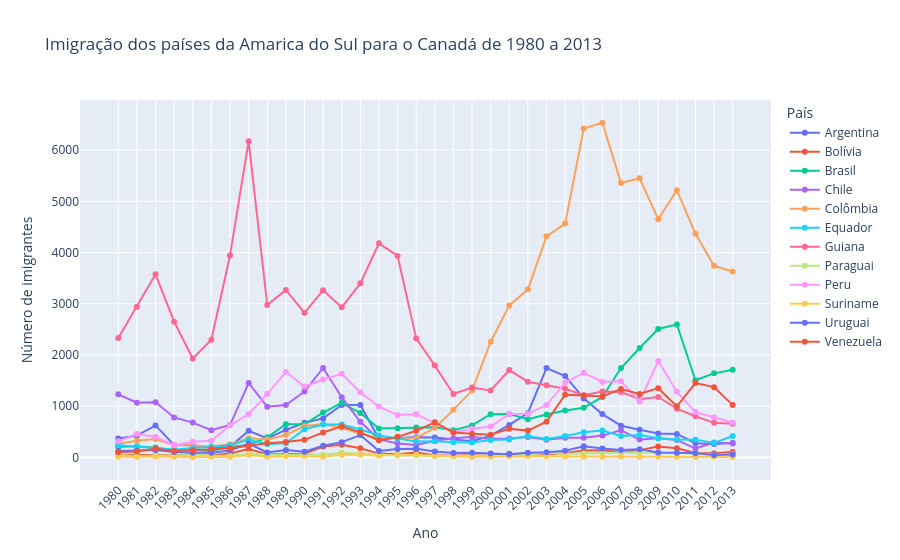

The code cell stored with this chart in its notebook:
### Code cell
fig = px.line(amaerica_sul_final, x=amaerica_sul_final.index, y=amaerica_sul_final.columns, color='País',
              title='Imigração dos países da Amarica do Sul para o Canadá de 1980 a 2013', markers=True )

fig.update_layout(
    xaxis={'tickangle':-45},
    xaxis_title='Ano',
    yaxis_title='Número de imigrantes'
)

fig.show()

### Figure 1 — Plotly figure (JSON) as saved in the notebook; plotly's stock layout.template omitted (floating-point values rounded to 4 significant figures)
{"data": [{"hovertemplate": "País=Argentina<br>index=%{x}<br>value=%{y}<extra></extra>", "legendgroup": "Argentina", "line": {"color": "#636efa", "dash": "solid"}, "marker": {"symbol": "circle"}, "mode": "lines+markers", "name": "Argentina", "orientation": "v", "showlegend": true, "type": "scatter", "x": ["1980", "1981", "1982", "1983", "1984", "1985", "1986", "1987", "1988", "1989", "1990", "1991", "1992", "1993", "1994", "1995", "1996", "1997", "1998", "1999", "2000", "2001", "2002", "2003", "2004", "2005", "2006", "2007", "2008", "2009", "2010", "2011", "2012", "2013"], "xaxis": "x", "y": [368, 426, 626, 241, 237, 196, 213, 519, 374, 538, 678, 763, 1023, 1022, 366, 380, 396, 391, 349, 318, 427, 635, 865, 1745, 1591, 1153, 847, 620, 540, 467, 459, 278, 263, 282], "yaxis": "y"}, {"hovertemplate": "País=Bolívia<br>index=%{x}<br>value=%{y}<extra></extra>", "legendgroup": "Bolívia", "line": {"color": "#EF553B", "dash": "solid"}, "marker": {"symbol": "circle"}, "mode": "lines+markers", "name": "Bolívia", "orientation": "v", "showlegend": true, "type": "scatter", "x": ["1980", "1981", "1982", "1983", "1984", "1985", "1986", "1987", "1988", "1989", "1990", "1991", "1992", "1993", "1994", "1995", "1996", "1997", "1998", "1999", "2000", "2001", "2002", "2003", "2004", "2005", "2006", "2007", "2008", "2009", "2010", "2011", "2012", "2013"], "xaxis": "x", "y": [44, 52, 42, 49, 38, 44, 79, 165, 63, 68, 71, 214, 247, 180, 75, 61, 96, 43, 33, 42, 33, 72, 57, 59, 85, 134, 139, 107, 143, 214, 180, 86, 83, 107], "yaxis": "y"}, {"hovertemplate": "País=Brasil<br>index=%{x}<br>value=%{y}<extra></extra>", "legendgroup": "Brasil", "line": {"color": "#00cc96", "dash": "solid"}, "marker": {"symbol": "circle"}, "mode": "lines+markers", "name": "Brasil", "orientation": "v", "showlegend": true, "type": "scatter", "x": ["1980", "1981", "1982", "1983", "1984", "1985", "1986", "1987", "1988", "1989", "1990", "1991", "1992", "1993", "1994", "1995", "1996", "1997", "1998", "1999", "2000", "2001", "2002", "2003", "2004", "2005", "2006", "2007", "2008", "2009", "2010", "2011", "2012", "2013"], "xaxis": "x", "y": [211, 220, 192, 139, 145, 130, 205, 244, 394, 650, 650, 877, 1066, 866, 566, 572, 586, 591, 531, 626, 845, 847, 745, 839, 917, 969, 1181, 1746, 2138, 2509, 2598, 1508, 1642, 1714], "yaxis": "y"}, {"hovertemplate": "País=Chile<br>index=%{x}<br>value=%{y}<extra></extra>", "legendgroup": "Chile", "line": {"color": "#ab63fa", "dash": "solid"}, "marker": {"symbol": "circle"}, "mode": "lines+markers", "name": "Chile", "orientation": "v", "showlegend": true, "type": "scatter", "x": ["1980", "1981", "1982", "1983", "1984", "1985", "1986", "1987", "1988", "1989", "1990", "1991", "1992", "1993", "1994", "1995", "1996", "1997", "1998", "1999", "2000", "2001", "2002", "2003", "2004", "2005", "2006", "2007", "2008", "2009", "2010", "2011", "2012", "2013"], "xaxis": "x", "y": [1233, 1069, 1078, 781, 681, 533, 633, 1454, 990, 1023, 1286, 1749, 1175, 697, 352, 273, 244, 325, 376, 397, 366, 369, 401, 347, 383, 384, 427, 530, 350, 375, 340, 174, 291, 273], "yaxis": "y"}, {"hovertemplate": "País=Colômbia<br>index=%{x}<br>value=%{y}<extra></extra>", "legendgroup": "Colômbia", "line": {"color": "#FFA15A", "dash": "solid"}, "marker": {"symbol": "circle"}, "mode": "lines+markers", "name": "Colômbia", "orientation": "v", "showlegend": true, "type": "scatter", "x": ["1980", "1981", "1982", "1983", "1984", "1985", "1986", "1987", "1988", "1989", "1990", "1991", "1992", "1993", "1994", "1995", "1996", "1997", "1998", "1999", "2000", "2001", "2002", "2003", "2004", "2005", "2006", "2007", "2008", "2009", "2010", "2011", "2012", "2013"], "xaxis": "x", "y": [266, 326, 360, 244, 235, 214, 257, 376, 352, 439, 614, 652, 582, 464, 375, 371, 381, 578, 929, 1306, 2259, 2965, 3283, 4318, 4566, 6424, 6535, 5357, 5452, 4652, 5218, 4366, 3741, 3631], "yaxis": "y"}, {"hovertemplate": "País=Equador<br>index=%{x}<br>value=%{y}<extra></extra>", "legendgroup": "Equador", "line": {"color": "#19d3f3", "dash": "solid"}, "marker": {"symbol": "circle"}, "mode": "lines+markers", "name": "Equador", "orientation": "v", "showlegend": true, "type": "scatter", "x": ["1980", "1981", "1982", "1983", "1984", "1985", "1986", "1987", "1988", "1989", "1990", "1991", "1992", "1993", "1994", "1995", "1996", "1997", "1998", "1999", "2000", "2001", "2002", "2003", "2004", "2005", "2006", "2007", "2008", "2009", "2010", "2011", "2012", "2013"], "xaxis": "x", "y": [238, 207, 184, 155, 179, 208, 240, 344, 265, 278, 552, 643, 644, 547, 431, 368, 310, 317, 295, 291, 342, 353, 418, 361, 417, 491, 525, 419, 437, 373, 353, 348, 282, 418], "yaxis": "y"}, {"hovertemplate": "País=Guiana<br>index=%{x}<br>value=%{y}<extra></extra>", "legendgroup": "Guiana", "line": {"color": "#FF6692", "dash": "solid"}, "marker": {"symbol": "circle"}, "mode": "lines+markers", "name": "Guiana", "orientation": "v", "showlegend": true, "type": "scatter", "x": ["1980", "1981", "1982", "1983", "1984", "1985", "1986", "1987", "1988", "1989", "1990", "1991", "1992", "1993", "1994", "1995", "1996", "1997", "1998", "1999", "2000", "2001", "2002", "2003", "2004", "2005", "2006", "2007", "2008", "2009", "2010", "2011", "2012", "2013"], "xaxis": "x", "y": [2334, 2943, 3575, 2650, 1932, 2299, 3942, 6174, 2977, 3270, 2824, 3266, 2932, 3399, 4181, 3935, 2324, 1795, 1238, 1366, 1308, 1707, 1479, 1410, 1341, 1215, 1286, 1277, 1137, 1180, 953, 804, 676, 656], "yaxis": "y"}, {"hovertemplate": "País=Paraguai<br>index=%{x}<br>value=%{y}<extra></extra>", "legendgroup": "Paraguai", "line": {"color": "#B6E880", "dash": "solid"}, "marker": {"symbol": "circle"}, "mode": "lines+markers", "name": "Paraguai", "orientation": "v", "showlegend": true, "type": "scatter", "x": ["1980", "1981", "1982", "1983", "1984", "1985", "1986", "1987", "1988", "1989", "1990", "1991", "1992", "1993", "1994", "1995", "1996", "1997", "1998", "1999", "2000", "2001", "2002", "2003", "2004", "2005", "2006", "2007", "2008", "2009", "2010", "2011", "2012", "2013"], "xaxis": "x", "y": [45, 26, 32, 40, 48, 36, 34, 72, 53, 48, 56, 51, 94, 75, 46, 39, 38, 30, 25, 34, 29, 34, 60, 88, 74, 75, 88, 98, 95, 88, 89, 83, 55, 66], "yaxis": "y"}, {"hovertemplate": "País=Peru<br>index=%{x}<br>value=%{y}<extra></extra>", "legendgroup": "Peru", "line": {"color": "#FF97FF", "dash": "solid"}, "marker": {"symbol": "circle"}, "mode": "lines+markers", "name": "Peru", "orientation": "v", "showlegend": true, "type": "scatter", "x": ["1980", "1981", "1982", "1983", "1984", "1985", "1986", "1987", "1988", "1989", "1990", "1991", "1992", "1993", "1994", "1995", "1996", "1997", "1998", "1999", "2000", "2001", "2002", "2003", "2004", "2005", "2006", "2007", "2008", "2009", "2010", "2011", "2012", "2013"], "xaxis": "x", "y": [317, 456, 401, 241, 306, 328, 628, 843, 1237, 1667, 1384, 1522, 1632, 1274, 993, 827, 845, 676, 493, 560, 603, 849, 855, 1023, 1460, 1653, 1473, 1490, 1094, 1884, 1283, 886, 787, 682], "yaxis": "y"}, {"hovertemplate": "País=Suriname<br>index=%{x}<br>value=%{y}<extra></extra>", "legendgroup": "Suriname", "line": {"color": "#FECB52", "dash": "solid"}, "marker": {"symbol": "circle"}, "mode": "lines+markers", "name": "Suriname", "orientation": "v", "showlegend": true, "type": "scatter", "x": ["1980", "1981", "1982", "1983", "1984", "1985", "1986", "1987", "1988", "1989", "1990", "1991", "1992", "1993", "1994", "1995", "1996", "1997", "1998", "1999", "2000", "2001", "2002", "2003", "2004", "2005", "2006", "2007", "2008", "2009", "2010", "2011", "2012", "2013"], "xaxis": "x", "y": [15, 10, 21, 12, 5, 16, 7, 46, 16, 24, 26, 13, 53, 51, 32, 58, 51, 35, 22, 11, 16, 22, 22, 22, 17, 15, 16, 20, 9, 12, 13, 11, 16, 4], "yaxis": "y"}, {"hovertemplate": "País=Uruguai<br>index=%{x}<br>value=%{y}<extra></extra>", "legendgroup": "Uruguai", "line": {"color": "#636efa", "dash": "solid"}, "marker": {"symbol": "circle"}, "mode": "lines+markers", "name": "Uruguai", "orientation": "v", "showlegend": true, "type": "scatter", "x": ["1980", "1981", "1982", "1983", "1984", "1985", "1986", "1987", "1988", "1989", "1990", "1991", "1992", "1993", "1994", "1995", "1996", "1997", "1998", "1999", "2000", "2001", "2002", "2003", "2004", "2005", "2006", "2007", "2008", "2009", "2010", "2011", "2012", "2013"], "xaxis": "x", "y": [128, 132, 146, 105, 90, 92, 137, 269, 99, 144, 111, 229, 299, 437, 125, 164, 171, 117, 87, 93, 75, 64, 91, 103, 130, 217, 175, 147, 160, 99, 93, 81, 47, 58], "yaxis": "y"}, {"hovertemplate": "País=Venezuela<br>index=%{x}<br>value=%{y}<extra></extra>", "legendgroup": "Venezuela", "line": {"color": "#EF553B", "dash": "solid"}, "marker": {"symbol": "circle"}, "mode": "lines+markers", "name": "Venezuela", "orientation": "v", "showlegend": true, "type": "scatter", "x": ["1980", "1981", "1982", "1983", "1984", "1985", "1986", "1987", "1988", "1989", "1990", "1991", "1992", "1993", "1994", "1995", "1996", "1997", "1998", "1999", "2000", "2001", "2002", "2003", "2004", "2005", "2006", "2007", "2008", "2009", "2010", "2011", "2012", "2013"], "xaxis": "x", "y": [103, 117, 174, 124, 142, 165, 179, 229, 279, 304, 344, 487, 610, 490, 334, 402, 520, 686, 489, 464, 443, 560, 524, 699, 1224, 1211, 1192, 1335, 1239, 1353, 998, 1452, 1373, 1022], "yaxis": "y"}], "layout": {"legend": {"title": {"text": "País"}, "tracegroupgap": 0}, "title": {"text": "Imigração dos países da Amarica do Sul para o Canadá de 1980 a 2013"}, "xaxis": {"anchor": "y", "domain": [0, 1], "tickangle": -45, "title": {"text": "Ano"}}, "yaxis": {"anchor": "x", "domain": [0, 1], "title": {"text": "Número de imigrantes"}}}}
